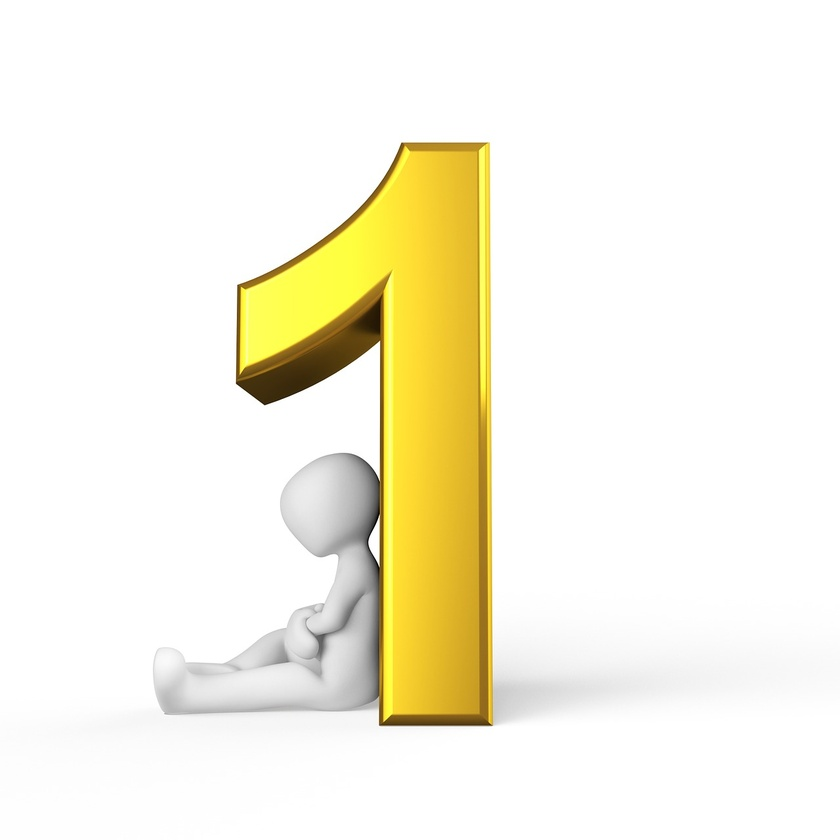
%> input picture Matlab/Jan29Class2/num1.jpg, 840 x 840 px, shrunk from 1280 x 1280 before the run
$ octave Jan29Class.m   (GNU Octave 9; MATLAB toolbox functions it lacks are replaced by stand-ins)
%> lines starting %> are read from the running program, lines starting %| are printed output that depends on the picture
%name, date

%compare if statement and switch case
clear
clc

%enter number
user_num=input ('Please enter a number ');
%> the answer given: 3

%check if odd or even
remainder=rem(user_num,2);

%display message using if statement
if remainder==0
    disp('You entered an even number')
else
    disp('You entered an odd number')
end

%read (load) images
num1=imread('num1.jpg');
%> num1 is the input picture: size 840x840x3 uint8; mean R, G, B 247.8, 244.2, 227.1
num2=imread('num2.jpg');
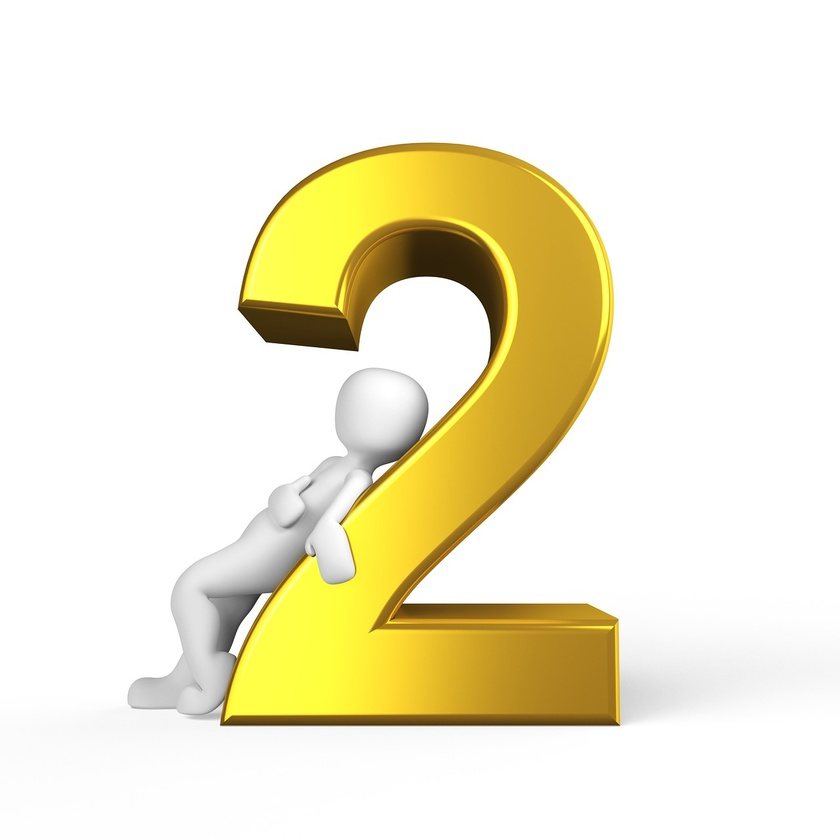
%> input picture Matlab/Jan29Class2/num2.jpg, 840 x 840 px, shrunk from 1280 x 1280 before the run
%> num2 is the input picture: size 840x840x3 uint8; mean R, G, B 242.2, 236.7, 211.3

%display message with switch case
switch remainder
    case 0
        disp('Even number')
        imshow(num2);
    otherwise
        disp('Odd number')
        imshow(num1);
end

img12=num1*3;
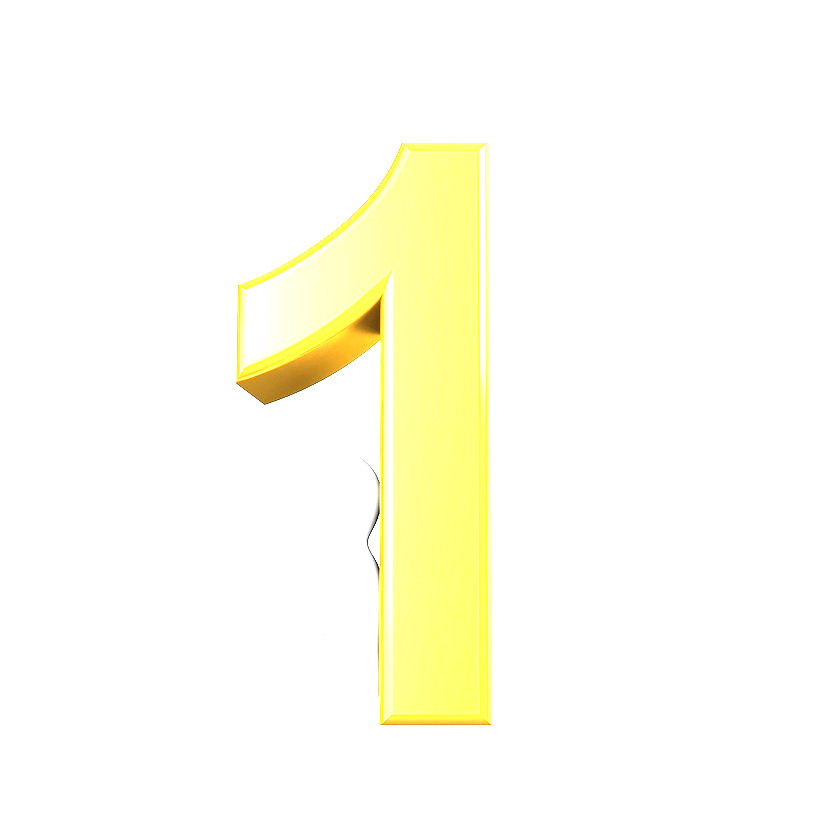
%> img12: size 840x840x3 uint8; mean R, G, B 254.7, 254.2, 241.5
imshow(img12)

img13=num1*.5;
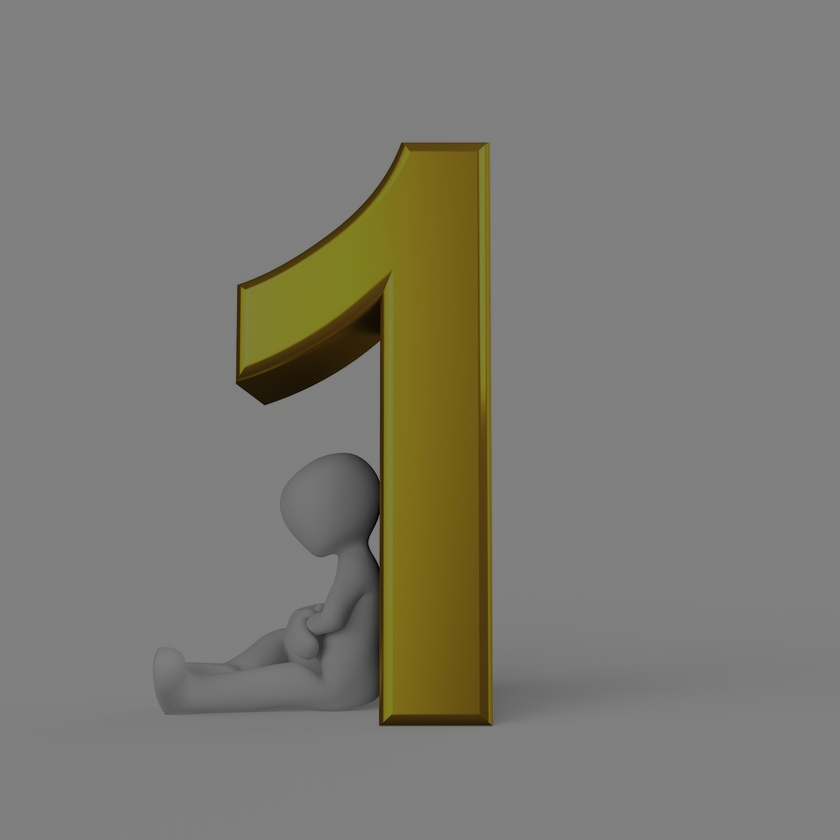
%> img13: size 840x840x3 uint8; mean R, G, B 124.3, 122.5, 114
imshow(img13)
